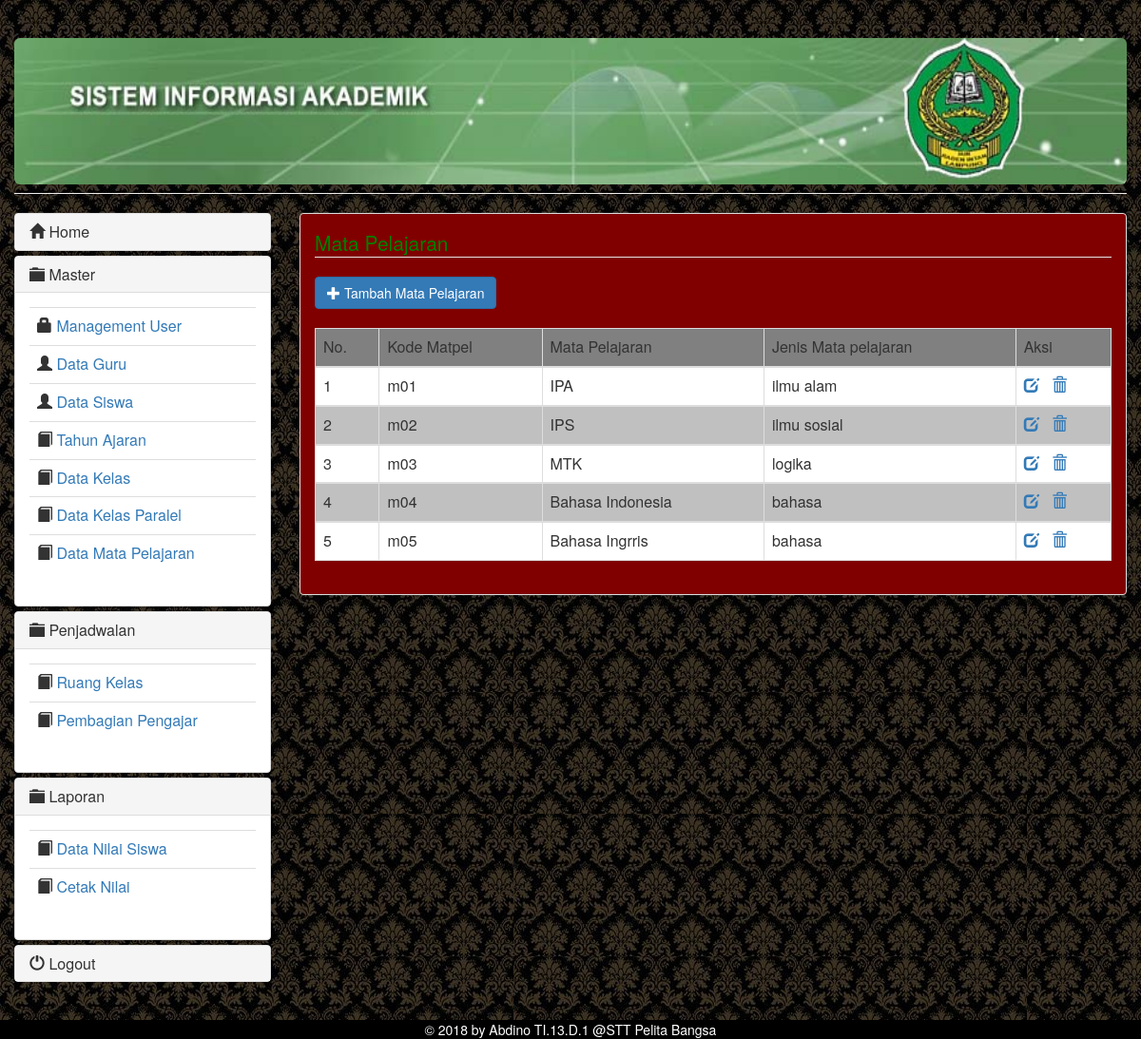
Screenshot of /admin/index.php?module=matpel (signed in) with the database file from the repository.
### tables this page shows
CREATE TABLE IF NOT EXISTS `tbl_matpel` (
  `id_matpel` varchar(15) NOT NULL,
  `nama_matpel` varchar(30) NOT NULL,
  `jenis_matpel` varchar(20) NOT NULL
);

### admin/modul/mod_pelajaran/pelajaran.php (the view, shortened to what this page needs)
<?php
$aksi = "modul/mod_pelajaran/aksi_pelajaran.php";
$act = (isset($_GET['act']))? $_GET['act'] : "main";
switch($act) {
	default :
?>
<?php
		echo "
			<legend><font color=\"green\">Mata Pelajaran</font></legend>
			<a href='?module=matpel&act=tambah_matpel' class=\"btn btn-primary\">
			<i class=\"glyphicon glyphicon-plus\"></i> Tambah Mata Pelajaran</a>
			<div>&nbsp;</div>
			<div class=\"table-responsive\">
				<table class=\"table table-bordered\" >
					<thead style=\"background-color:grey\">
						<tr>
							<td>No.</td>
							<td>Kode Matpel</td>
							<td>Mata Pelajaran </td>
							<td>Jenis Mata pelajaran</td>
							<td>Aksi</td>
						</tr>
					</thead>";
			$tampil = mysql_query("SELECT * FROM tbl_matpel ORDER BY id_matpel");
			$no=1;
			while($r=mysql_fetch_array($tampil)){
				if($no%2 == 1)
					$warna="white";
				else
					$warna="silver";
				echo "
					<tbody style=\"background-color:$warna\">
						<tr><td>$no</td>
							<td>$r[id_matpel]</td>
							<td>$r[nama_matpel]</td>
							<td>$r[jenis_matpel]</td>
							<td>
								<a href='?module=matpel&act=edit_matpel&id_matpel=$r[id_matpel]' class=\"edit\">
										<i class=\"glyphicon glyphicon-edit\" alt=\"edit\"></i></a> &nbsp;
								<a href='$aksi?module=matpel&act=hapus&id_matpel=$r[id_matpel]' class=\"hapus\">
										<i class=\"glyphicon glyphicon-trash\"></i></a>
							</td>
						</tr>
					</tbody>";
			$no++;
			}
			echo "</table>
			</div>";
	break;
}
?>

### rows the page displays
tbl_matpel: id_matpel "m01", nama_matpel "IPA", jenis_matpel "ilmu alam"
tbl_matpel: id_matpel "m02", nama_matpel "IPS", jenis_matpel "ilmu sosial"
tbl_matpel: id_matpel "m03", nama_matpel "MTK", jenis_matpel "logika"
tbl_matpel: id_matpel "m04", nama_matpel "Bahasa Indonesia", jenis_matpel "bahasa"
tbl_matpel: id_matpel "m05", nama_matpel "Bahasa Ingrris", jenis_matpel "bahasa"
